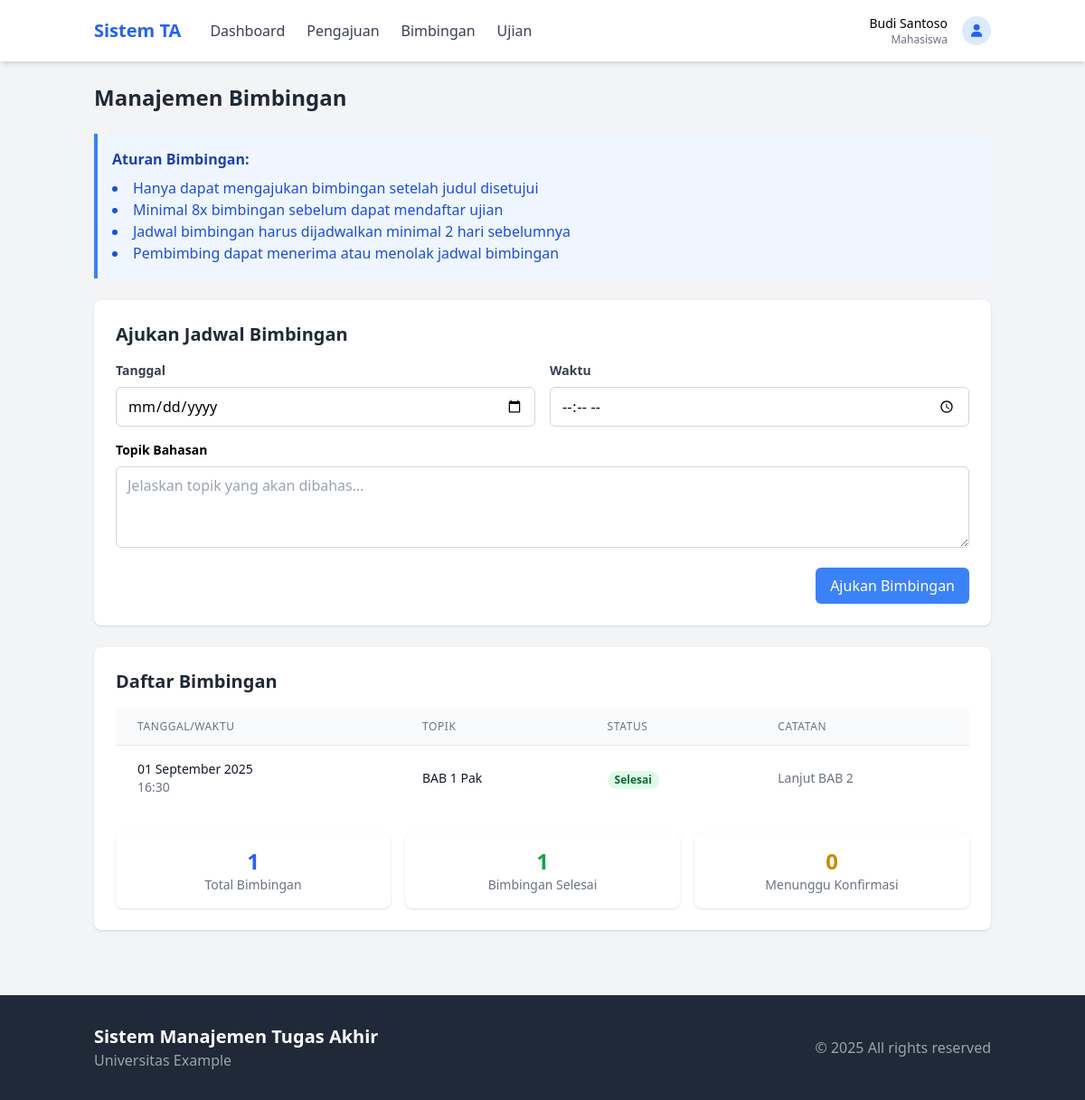
The app's page /modules/mahasiswa/bimbingan.php (signed in) with its own data.
### tables this page shows
CREATE TABLE IF NOT EXISTS `bimbingan` (
  `id` int NOT NULL AUTO_INCREMENT,
  `tugas_akhir_id` int DEFAULT NULL,
  `tanggal` date NOT NULL,
  `waktu` time NOT NULL,
  `topik` varchar(255) NOT NULL,
  `catatan` text,
  `status` enum('Menunggu','Dikonfirmasi','Selesai','Dibatalkan') DEFAULT 'Menunggu',
  `created_at` timestamp NULL DEFAULT CURRENT_TIMESTAMP,
  PRIMARY KEY (`id`),
  KEY `tugas_akhir_id` (`tugas_akhir_id`),
  CONSTRAINT `bimbingan_ibfk_1` FOREIGN KEY (`tugas_akhir_id`) REFERENCES `tugas_akhir` (`id`) ON DELETE CASCADE
);

### includes/functions.php (called while the page is built, shortened)
<?php
function getTugasAkhirByMahasiswa($mahasiswa_id) {
    global $pdo;
    $stmt = $pdo->prepare("
        SELECT ta.*, d.nidn, u.nama as dosen_nama
        FROM tugas_akhir ta
        LEFT JOIN dosen d ON ta.dosen_id = d.id
        LEFT JOIN users u ON d.user_id = u.id
        WHERE ta.mahasiswa_id = ?
    ");
    $stmt->execute([$mahasiswa_id]);
    return $stmt->fetch(PDO::FETCH_ASSOC);
}
function getMahasiswaByUserId($user_id) {
    global $pdo;
    $stmt = $pdo->prepare("
        SELECT m.*, u.nama, u.email
        FROM mahasiswa m
        JOIN users u ON m.user_id = u.id
        WHERE m.user_id = ?
    ");
    $stmt->execute([$user_id]);
    return $stmt->fetch(PDO::FETCH_ASSOC);
}
function getBimbinganByTugasAkhir($tugas_akhir_id) {
    global $pdo;
    $stmt = $pdo->prepare("
        SELECT b.*
        FROM bimbingan b
        WHERE b.tugas_akhir_id = ?
        ORDER BY b.tanggal DESC, b.waktu DESC
    ");
    $stmt->execute([$tugas_akhir_id]);
    return $stmt->fetchAll(PDO::FETCH_ASSOC);
}
function getStatusBadgeClass($status) {
    switch ($status) {
        case 'Disetujui':
        case 'Dikonfirmasi':
        case 'Selesai':
        case 'Lulus':
        case 'Aktif':
            return 'bg-green-100 text-green-800';
    }
}
function formatTanggal($date) {
    $months = [
        'Januari', 'Februari', 'Maret', 'April', 'Mei', 'Juni',
        'Juli', 'Agustus', 'September', 'Oktober', 'November', 'Desember'
    ];
    $time = strtotime($date);
    return date('d', $time) . ' ' . $months[date('n', $time) - 1] . ' ' . date('Y', $time);
}
?>

### modules/mahasiswa/bimbingan.php (the view, shortened to what this page needs)
<?php
$mahasiswa = getMahasiswaByUserId($_SESSION['user_id']);
$mahasiswa_id = $mahasiswa['id'];
$tugas_akhir = getTugasAkhirByMahasiswa($mahasiswa_id);
$bimbingan = [];
if ($tugas_akhir) {
    $bimbingan = getBimbinganByTugasAkhir($tugas_akhir['id']);
}
?>
<!DOCTYPE html>
<html lang="id">
<head>
    <script src="https://cdn.tailwindcss.com"></script>
    <link rel="stylesheet" href="https://cdnjs.cloudflare.com/ajax/libs/font-awesome/6.0.0/css/all.min.css">
</head>
<body class="bg-gray-100">
    <?php include '../../includes/header.php'; ?>
    <div class="container mx-auto px-4 py-6">
        <h1 class="text-2xl font-bold text-gray-800 mb-6">Manajemen Bimbingan</h1>
        <div class="bg-blue-50 border-l-4 border-blue-500 p-4 mb-6">
            <h3 class="font-bold text-blue-800">Aturan Bimbingan:</h3>
            <ul class="list-disc list-inside text-blue-700 mt-2">
                <li>Hanya dapat mengajukan bimbingan setelah judul disetujui</li>
                <li>Minimal 8x bimbingan sebelum dapat mendaftar ujian</li>
                <li>Jadwal bimbingan harus dijadwalkan minimal 2 hari sebelumnya</li>
                <li>Pembimbing dapat menerima atau menolak jadwal bimbingan</li>
            </ul>
        </div>
        <?php if ($tugas_akhir && $tugas_akhir['status'] === 'Disetujui'): ?>
            <div class="bg-white rounded-lg shadow p-6 mb-6">
                <h2 class="text-xl font-bold text-gray-800 mb-4">Ajukan Jadwal Bimbingan</h2>
                <form method="POST" action="">
                    <div class="grid grid-cols-1 md:grid-cols-2 gap-4 mb-4">
                        <div>
                            <label class="block text-gray-700 text-sm font-bold mb-2" for="tanggal">Tanggal</label>
                            <input type="date" id="tanggal" name="tanggal" required min="<?php echo date('Y-m-d', strtotime('+2 days')); ?>" class="w-full px-3 py-2 border border-gray-300 rounded-md focus:outline-none focus:ring-2 focus:ring-blue-500">
                        </div>
                        <div>
                            <label class="block text-gray-700 text-sm font-bold mb-2" for="waktu">Waktu</label>
                            <input type="time" id="waktu" name="waktu" required class="w-full px-3 py-2 border border-gray-300 rounded-md focus:out极-none focus:ring-2 focus:ring-blue-500">
                        </div>
                    </div>
                    <div class="mb-4">
                        <label class="block text极-700 text-sm font-bold mb-2" for="topik">Topik Bahasan</label>
                        <textarea id="topik" name="topik" rows="3" required class="w-full px-3 py-2 border border-gray-300 rounded-md focus:outline-none focus:ring-2 focus:ring-blue-500" placeholder="Jelaskan topik yang akan dibahas..."></textarea>
                    </div>
                    <div class="flex justify-end">
                        <button type="submit" name="submit_bimbingan" class="bg-blue-500 text-white px-4 py-2 rounded-md hover:bg-blue-600 transition">
                            Ajukan Bimbingan
                        </button>
                    </div>
                </form>
            </div>
        <?php elseif ($tugas_akhir && $tugas_akhir['status'] !== 'Disetujui'): ?>
            <div class="bg-yellow-100 border border-yellow-400 text-yellow-700 px-4 py-3 rounded mb-6">
                <p>Anda hanya dapat mengajukan bimbingan setelah judul TA disetujui. Status pengajuan Anda saat ini: <strong><?php echo $tugas_akhir['status']; ?></strong></p>
            </div>
        <?php else: ?>
            <div class="bg-yellow-100 border border-yellow-400 text-yellow-700 px-4 py-3 rounded mb-6">
                <p>Anda belum mengajukan judul TA. Silakan ajukan judul TA terlebih dahulu sebelum mengajukan bimbingan.</p>
            </div>
        <?php endif; ?>
        <div class="bg-white rounded-lg shadow p-6">
            <h2 class="text-xl font-bold text-gray-800 mb-4">Daftar Bimbingan</h2>
            <?php if (!empty($bimbingan)): ?>
                <div class="overflow-x-auto">
                    <table class="min-w-full divide-y divide-gray-200">
                        <thead class="bg-gray-50">
                            <tr>
                                <th class="px-6 py-3 text-left text-xs font-medium text-gray-500 uppercase tracking-wider">Tanggal/Waktu</th>
                                <th class="px-6 py-3 text-left text-xs font-medium text-gray-500 uppercase tracking-wider">Topik</th>
                                <th class="px-6 py-3 text-left text-xs font-medium text-gray-500 uppercase tracking-wider">Status</th>
                                <th class="px-6 py-3 text-left text-xs font-medium text-gray-500 uppercase tracking-wider">Catatan</th>
                            </tr>
                        </thead>
                        <tbody class="bg-white divide极 divide-gray-200">
                            <?php foreach ($bimbingan as $b): ?>
                            <tr>
                                <td class="px-6 py-4 whitespace-nowrap">
                                    <div class="text-sm text-gray-900"><?php echo formatTanggal($b['tanggal']); ?></div>
                                    <div class="text-sm text-gray-500"><?php echo date('H:i', strtotime($b['waktu'])); ?></div>
                                </td>
                                <td class="px-6 py-4">
                                    <div class="text-sm text-gray-900"><?php echo $b['topik']; ?></div>
                                </td>
                                <td class="px-6 py-4 whitespace-nowrap">
                                    <?php $statusClass = getStatusBadgeClass($b['status']); ?>
                                    <span class="px-2 inline-flex text-xs leading-5 font-semibold rounded-full <?php echo $statusClass; ?>">
                                        <?php echo $b['status']; ?>
                                    </span>
                                </td>
                                <td class="px-6 py-4">
                                    <div class="text-sm text-gray-500"><?php echo $b['catatan'] ? $b['catatan'] : '-'; ?></div>
                                </td>
                            </tr>
                            <?php endforeach; ?>
                        </tbody>
                    </table>
                </div>
                <div class="mt-6 grid grid-cols-1 md:grid-cols-3 gap-4">
                    <?php
                    $total_bimbingan = count($bimbingan);
                    $selesai_bimbingan = count(array_filter($bimbingan, function($b) {
                        return $b['status'] === 'Selesai';
                    }));
                    $menunggu_bimbingan = count(array_filter($bimbingan, function($b) {
                        return $b['status'] === 'Menunggu';
                    }));
                    ?>
                    <div class="bg-white rounded-lg shadow p-4 text-center">
                        <div class="text-2xl font-bold text-blue-600"><?php echo $total_bimbingan; ?></div>
                        <div class="text-sm text-gray-500">Total Bimbingan</div>
                    </div>
                    <div class="bg-white rounded-lg shadow p-4 text-center">
                        <div class="text-2xl font-bold text-green-600"><?php echo $selesai_bimbingan; ?></div>
                        <div class="text-sm text-gray-500">Bimbingan Selesai</div>
                    </div>
                    <div class="bg-white rounded-lg shadow p-4 text-center">
                        <div class="text-2xl font-bold text-yellow-600"><?php echo $menunggu_bimbingan; ?></div>
                        <div class="text-sm text-gray-500">Menunggu Konfirmasi</div>
                    </div>
                </div>
            <?php endif; ?>
        </div>
    </div>
    <?php include '../../includes/footer.php'; ?>
</body>
</html>

### records on screen
bimbingan: tanggal "01 September 2025", waktu "16:30", topik "BAB 1 Pak", status "Selesai", catatan "Lanjut BAB 2", status "1", status "0"

### other values on screen
$_SESSION['user_name'] "Budi Santoso"
$_SESSION['user_role'] "Mahasiswa"
$total_bimbingan "1"
